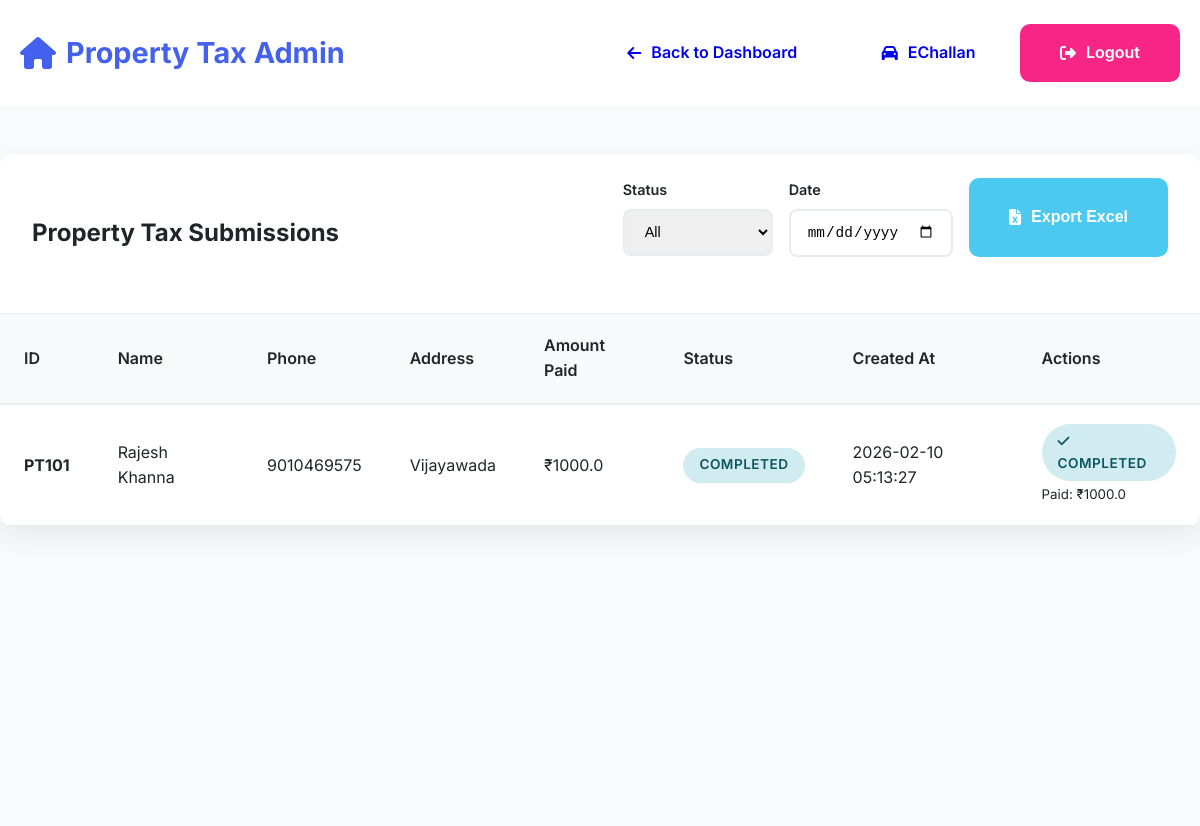
Screenshot of /admin/property-tax (signed in) with the database file from the repository.
### tables this page shows
CREATE TABLE property_tax (
        id INTEGER PRIMARY KEY AUTOINCREMENT,
        unique_id TEXT UNIQUE NOT NULL,
        name TEXT NOT NULL,
        phone TEXT NOT NULL,
        address TEXT NOT NULL,
        status TEXT DEFAULT 'pending',
        amount_paid REAL DEFAULT 0,
        created_at TIMESTAMP DEFAULT CURRENT_TIMESTAMP,
        completed_at TIMESTAMP,
        admin_notes TEXT
    );

### app.py (the view)
@app.route('/admin/property-tax')
@login_required
def admin_property_tax():
    page = request.args.get('page', 1, type=int)
    status = request.args.get('status', 'all')
    date_filter = request.args.get('date', '')
    with get_db_connection() as conn:
        cursor = conn.cursor()
        query = "SELECT * FROM property_tax WHERE 1=1"
        params = []
        if status != 'all':
            query += " AND status = ?"
            params.append(status)
        if date_filter:
            query += " AND DATE(created_at) = ?"
            params.append(date_filter)
        query += " ORDER BY created_at DESC"
        cursor.execute(query, params)
        records = cursor.fetchall()
    return render_template('property_tax_admin.html',
                         records=records,
                         status=status,
                         date_filter=date_filter)

### app.py (called while the page is built)
@login_manager.user_loader
def load_user(user_id):
    if user_id == '1':  # Simple admin user
        return User('1', Config.ADMIN_USERNAME)
    return None

### database.py (called while the page is built)
@contextmanager
def get_db_connection():
    conn = sqlite3.connect(Config.DATABASE_PATH)
    conn.row_factory = sqlite3.Row
    try:
        yield conn
    finally:
        conn.close()

### templates/property_tax_admin.html (shortened to what this page needs)
<!DOCTYPE html>
<html lang="en">
<head>
    <link rel="stylesheet" href="{{ url_for('static', filename='css/style.css') }}">
    <link rel="stylesheet" href="https://cdnjs.cloudflare.com/ajax/libs/font-awesome/6.4.0/css/all.min.css">
</head>
<body class="admin-dashboard">
    <header class="admin-header">
        <nav class="admin-nav container">
            <div class="logo">
                <i class="fas fa-home"></i>
                <span>Property Tax Admin</span>
            </div>
            <div class="nav-links">
                <a href="{{ url_for('admin_dashboard') }}" class="btn">
                    <i class="fas fa-arrow-left"></i>
                    <span>Back to Dashboard</span>
                </a>
                <a href="{{ url_for('admin_echallan') }}" class="btn">
                    <i class="fas fa-car"></i>
                    <span>EChallan</span>
                </a>
                <a href="{{ url_for('admin_logout') }}" class="btn btn-danger">
                    <i class="fas fa-sign-out-alt"></i>
                    <span>Logout</span>
                </a>
            </div>
        </nav>
    </header>
    <main class="admin-main container">
        <div class="table-container fade-in">
            <div class="table-header">
                <h2>Property Tax Submissions</h2>
                <div class="filters">
                    <div class="filter-group">
                        <label for="status">Status</label>
                        <select id="property_tax-status" class="filter-select" onchange="filterTable()">
                            <option value="all" {% if status == 'all' %}selected{% endif %}>All</option>
                        </select>
                    </div>
                    <div class="filter-group">
                        <label for="date">Date</label>
                        <input type="date" id="property_tax-date" class="filter-input" value="{{ date_filter }}" onchange="filterTable()">
                    </div>
                    <button class="btn btn-success export-btn" data-type="property_tax">
                        <i class="fas fa-file-excel"></i>
                        <span>Export Excel</span>
                    </button>
                </div>
            </div>
            <div class="table-responsive">
                <table class="data-table">
                    <thead>
                        <tr>
                            <th>ID</th>
                            <th>Name</th>
                            <th>Phone</th>
                            <th>Address</th>
                            <th>Amount Paid</th>
                            <th>Status</th>
                            <th>Created At</th>
                            <th>Actions</th>
                        </tr>
                    </thead>
                    <tbody>
                        {% for record in records %}
                        <tr>
                            <td><strong>{{ record.unique_id }}</strong></td>
                            <td>{{ record.name }}</td>
                            <td>{{ record.phone }}</td>
                            <td>{{ record.address }}</td>
                            <td>
                                {% if record.amount_paid %}
                                    ₹{{ record.amount_paid }}
                                {% else %}
                                    <span style="color: var(--gray);">-</span>
                                {% endif %}
                            </td>
                            <td>
                                <span class="status-badge status-{{ record.status }}">
                                    {{ record.status }}
                                </span>
                            </td>
                            <td>{{ record.created_at }}</td>
                            <td>
                                {% if record.status == 'pending' %}
                                <button class="btn btn-warning update-status-btn"
                                        data-id="{{ record.id }}"
                                        data-type="property_tax"
                                        data-status="{{ record.status }}">
                                    <i class="fas fa-check"></i>
                                    <span>Mark Completed</span>
                                </button>
                                {% else %}
                                <span class="status-badge status-completed">
                                    <i class="fas fa-check"></i>
                                    Completed
                                </span>
                                {% if record.amount_paid %}
                                <br><small>Paid: ₹{{ record.amount_paid }}</small>
                                {% endif %}
                                {% endif %}
                            </td>
                        </tr>
                        {% endfor %}
                    </tbody>
                </table>
            </div>
        </div>
    </main>
</body>
</html>

### static/css/style.css (style rules this page uses)
* { margin: 0; padding: 0; box-sizing: border-box; }
:root { --primary: #4361ee; --primary-dark: #3a56d4; --secondary: #7209b7; --success: #4cc9f0; --danger: #f72585; --warning: #f8961e; --light: #f8f9fa; --dark: #212529; --gray: #6c757d; --gray-light: #e9ecef; --border-radius: 12px; --box-shadow: 0 10px 30px rgba(0, 0, 0, 0.08); --transition: all 0.3s ease; }
body { font-family: 'Inter', -apple-system, BlinkMacSystemFont, 'Segoe UI', Roboto, sans-serif; line-height: 1.6; color: var(--dark); background: linear-gradient(135deg, #667eea 0%, #764ba2 100%); min-height: 100vh; }
.container { max-width: 1200px; margin: 0 auto; padding: 0 20px; }
.logo { font-size: 1.8rem; font-weight: 700; color: var(--primary); text-decoration: none; display: flex; align-items: center; gap: 10px; }
.logo i { font-size: 2rem; }
.btn { display: inline-flex; align-items: center; justify-content: center; padding: 1rem 2.5rem; border: none; border-radius: 10px; font-size: 1rem; font-weight: 600; cursor: pointer; transition: var(--transition); gap: 10px; text-decoration: none; }
.btn-success { background: var(--success); color: white; }
.btn-danger { background: var(--danger); color: white; }
.admin-header { background: white; box-shadow: 0 2px 20px rgba(0, 0, 0, 0.1); padding: 1.5rem 0; }
.admin-nav { display: flex; justify-content: space-between; align-items: center; }
.admin-main { padding: 3rem 0; background: #f8fafc; min-height: calc(100vh - 80px); }
.table-container { background: white; border-radius: var(--border-radius); box-shadow: var(--box-shadow); overflow: hidden; }
.table-header { padding: 1.5rem 2rem; border-bottom: 1px solid var(--gray-light); display: flex; justify-content: space-between; align-items: center; }
.table-responsive { overflow-x: auto; }
.data-table { width: 100%; border-collapse: collapse; }
.data-table th { background: var(--light); padding: 1.2rem 1.5rem; text-align: left; font-weight: 600; color: var(--dark); border-bottom: 2px solid var(--gray-light); }
.data-table td { padding: 1.2rem 1.5rem; border-bottom: 1px solid var(--gray-light); }
.status-badge { display: inline-block; padding: 0.4rem 1rem; border-radius: 50px; font-size: 0.85rem; font-weight: 600; text-transform: uppercase; letter-spacing: 0.5px; }
.status-completed { background: #d1ecf1; color: #0c5460; }
.filters { display: flex; gap: 1rem; flex-wrap: wrap; margin-bottom: 2rem; }
.filter-group { display: flex; flex-direction: column; gap: 0.5rem; }
.filter-group label { font-size: 0.9rem; font-weight: 600; color: var(--dark); }
.filter-select, .filter-input { padding: 0.8rem 1rem; border: 2px solid var(--gray-light); border-radius: 8px; font-size: 0.9rem; min-width: 150px; }
.fade-in { animation: fadeIn 0.5s ease-out; }

### rows the page displays
property_tax: unique_id "PT101", name "Rajesh Khanna", phone "9010469575", address "Vijayawada", amount_paid "1000.0", status "COMPLETED", created_at "2026-02-10 05:13:27"
